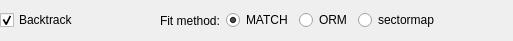
<?xml version="1.0" encoding="UTF-8"?>
<ui version="4.0">
 <class>Form</class>
 <widget class="QWidget" name="Form">
  <property name="geometry">
   <rect>
    <x>0</x>
    <y>0</y>
    <width>513</width>
    <height>41</height>
   </rect>
  </property>
  <property name="windowTitle">
   <string>Form</string>
  </property>
  <layout class="QHBoxLayout">
   <property name="leftMargin">
    <number>0</number>
   </property>
   <property name="topMargin">
    <number>0</number>
   </property>
   <property name="rightMargin">
    <number>0</number>
   </property>
   <property name="bottomMargin">
    <number>0</number>
   </property>
   <item>
    <widget class="QCheckBox" name="backtrackCheckBox">
     <property name="text">
      <string>Backtrack</string>
     </property>
     <property name="checked">
      <bool>true</bool>
     </property>
    </widget>
   </item>
   <item>
    <spacer>
     <property name="orientation">
      <enum>Qt::Horizontal</enum>
     </property>
     <property name="sizeHint" stdset="0">
      <size>
       <width>40</width>
       <height>20</height>
      </size>
     </property>
    </spacer>
   </item>
   <item>
    <widget class="QLabel">
     <property name="text">
      <string>Fit method:</string>
     </property>
    </widget>
   </item>
   <item>
    <widget class="QRadioButton" name="methodMatchButton">
     <property name="text">
      <string>MATCH</string>
     </property>
     <property name="checked">
      <bool>true</bool>
     </property>
     <attribute name="buttonGroup">
      <string notr="true">buttongroup_method</string>
     </attribute>
    </widget>
   </item>
   <item>
    <widget class="QRadioButton" name="methodORMButton">
     <property name="text">
      <string>ORM</string>
     </property>
     <attribute name="buttonGroup">
      <string notr="true">buttongroup_method</string>
     </attribute>
    </widget>
   </item>
   <item>
    <widget class="QRadioButton" name="methodSectormapButton">
     <property name="text">
      <string>sectormap</string>
     </property>
     <attribute name="buttonGroup">
      <string notr="true">buttongroup_method</string>
     </attribute>
    </widget>
   </item>
   <item>
    <spacer>
     <property name="orientation">
      <enum>Qt::Horizontal</enum>
     </property>
     <property name="sizeHint" stdset="0">
      <size>
       <width>40</width>
       <height>20</height>
      </size>
     </property>
    </spacer>
   </item>
  </layout>
 </widget>
 <resources/>
 <connections/>
 <buttongroups>
  <buttongroup name="buttongroup_method"/>
 </buttongroups>
</ui>
